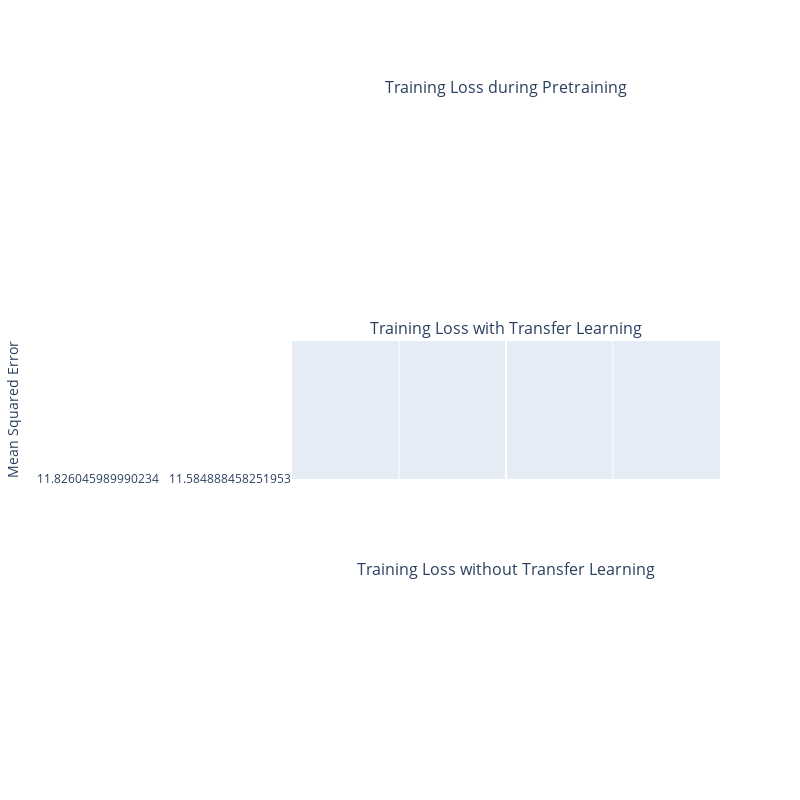

Write notebook code for a chart like this one.
### Code cell
import plotly.subplots as sp
import plotly.graph_objects as go
import numpy as np

def plot_loss(fig, row_num, histories, first_epoch, last_epoch, skip_first_days):
    for run, history in histories.items():
        if run < skip_first_days:
            print("Day skipped!")
            continue
        loss = np.array(history['loss'][first_epoch:last_epoch])
        fig.add_trace(go.Scatter(x=np.arange(len(loss)), y=loss, mode='lines', name=f'Day {run}', showlegend=False), row=row_num, col=1)

first_epoch = 0
last_epoch = -1
first_day = 0

# Create Training
fig = sp.make_subplots(rows=3, cols=1, 
                       subplot_titles=['Training Loss during Pretraining', 
                                       'Training Loss with Transfer Learning',
                                       'Training Loss without Transfer Learning'], 
                        shared_xaxes=True)
# Set the same scale on the y-axis for all subplots
fig.update_yaxes(title_text="Mean Squared Error", row=1, col=1, range=[0, 0.15])     # type='log'
fig.update_yaxes(title_text="Mean Squared Error", row=2, col=1, range=[0, 0.15])
fig.update_yaxes(title_text="Mean Squared Error", row=3, col=1, range=[0, 0.15])
fig.update_xaxes(title_text="Training Epochs", row=3, col=1)
fig.update_layout(height=800, width=800)

# Plot training loss for each history object
plot_loss(fig, 2, train_histories, first_epoch, last_epoch, first_day)

fig.write_image('training_loss.png', scale=4)

fig.show()
